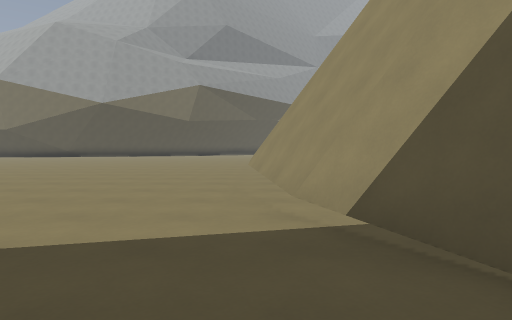
view 1 (above)

24 first-person views from a walk through a 3-D level made in the Godot game engine. The camera is 1.3 m above the floor, tilts 2° down and sees 75° across. The floor is counted in squares, 2 m on a side. Each view is taken from the middle of a square. On the plan, view 1 faces up. The plan holds only what a view shows up to about 10 squares ahead; the rest is blank. The place goes on beyond the plan. Flat picture figures and markers are left out. Door leaves are left out where a doorway can be walked through.

view 2
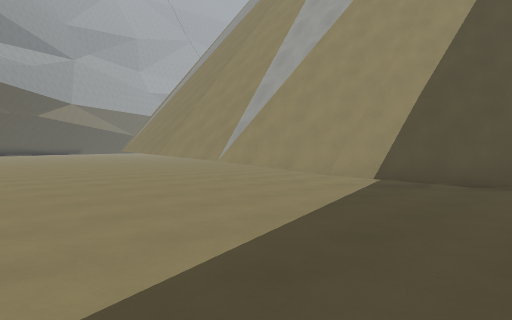

view 3
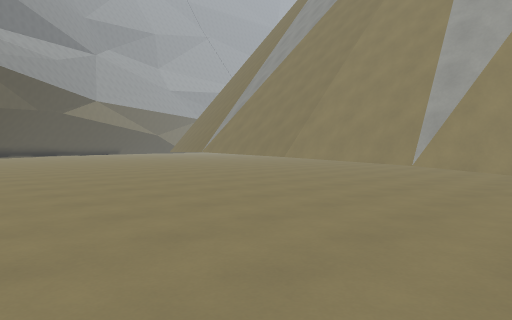

view 4
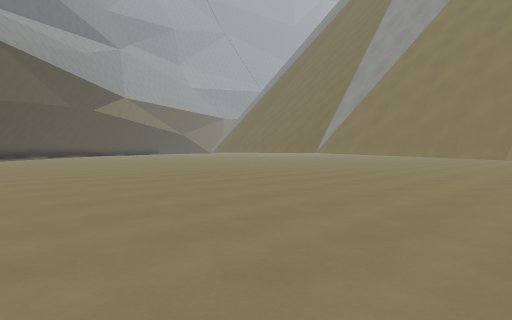

view 5
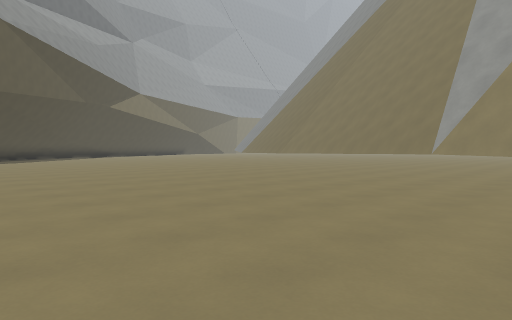

view 6
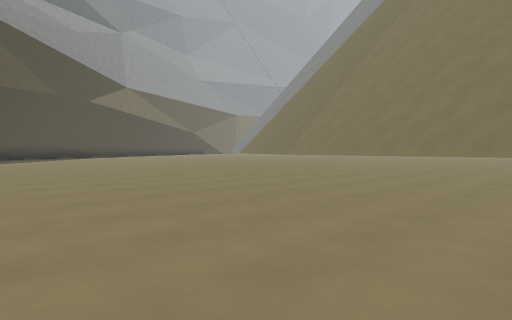

view 7
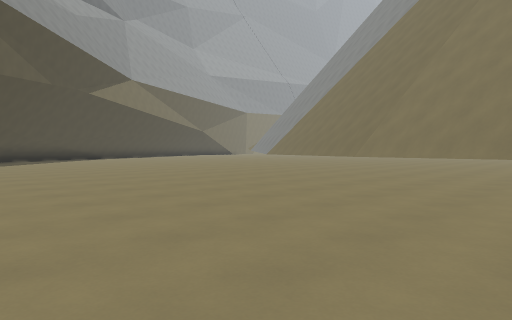

view 8
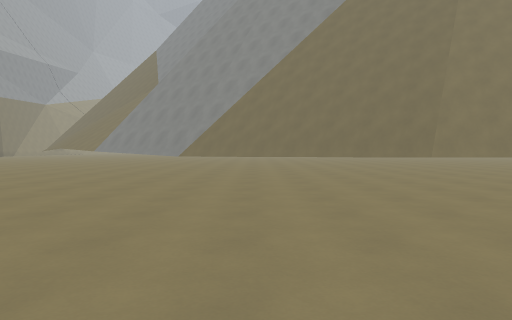

view 9
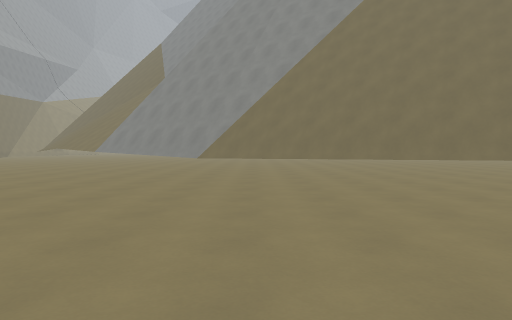

view 10
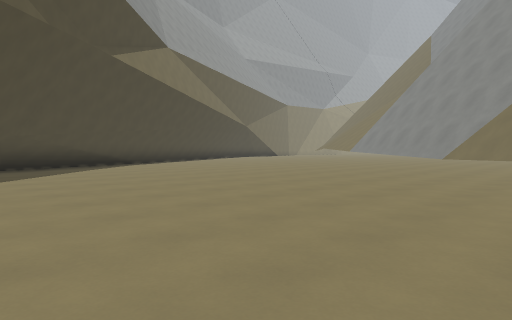

view 11
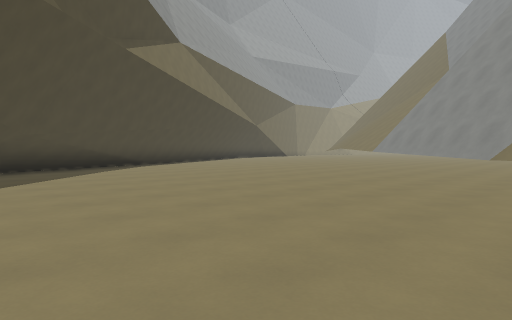

view 12
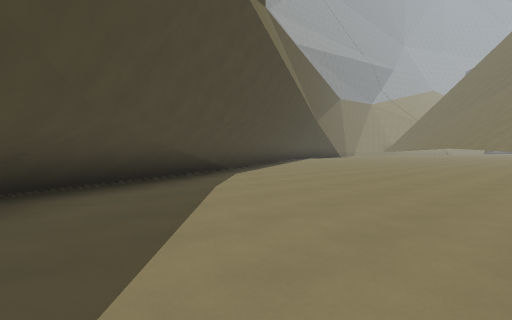

view 13
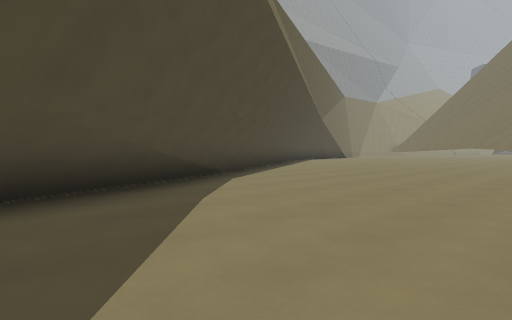

view 14
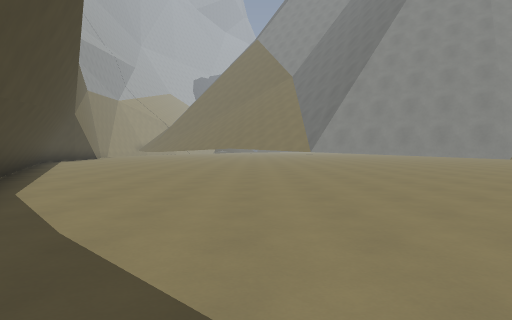

view 15
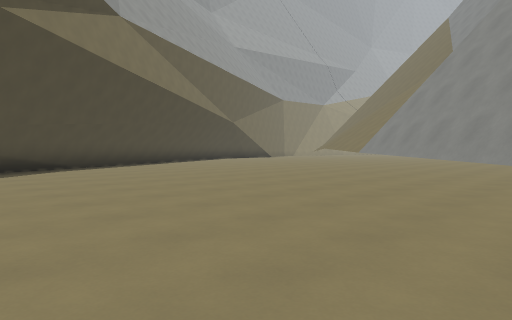

view 16
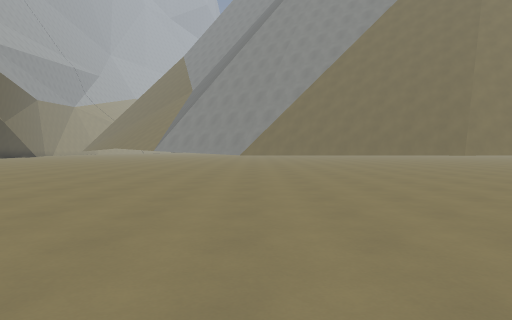

view 17
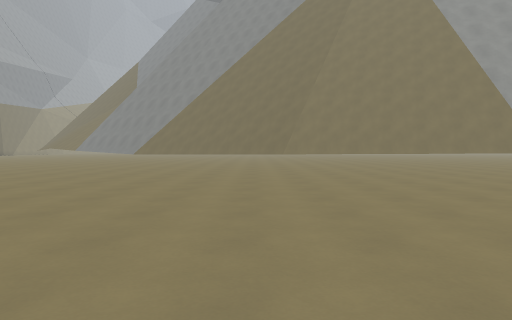

view 18
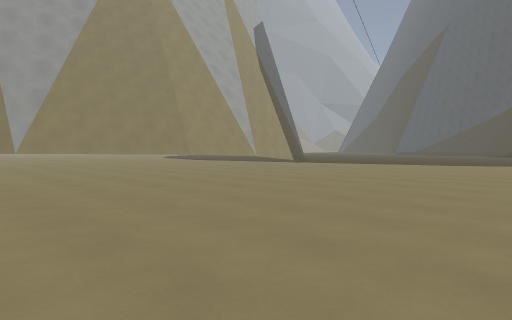

view 19
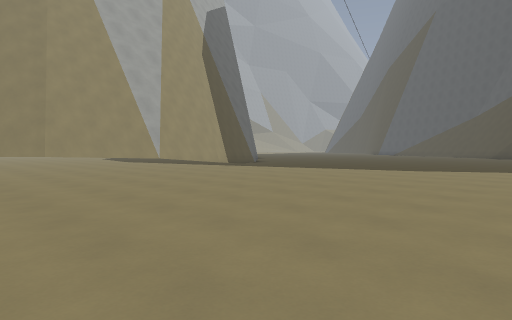

view 20
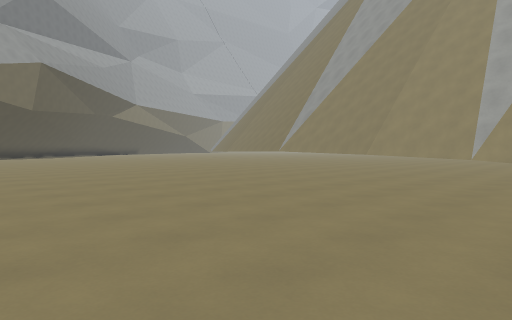

view 21
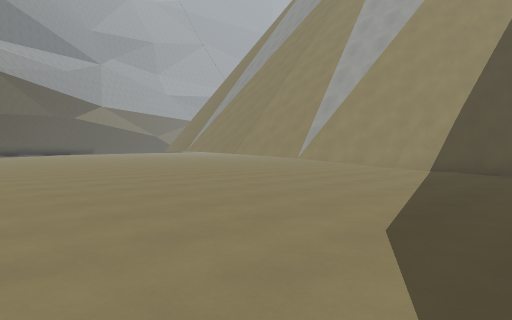

view 22
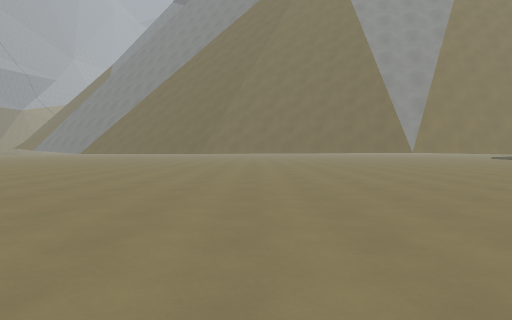

view 23
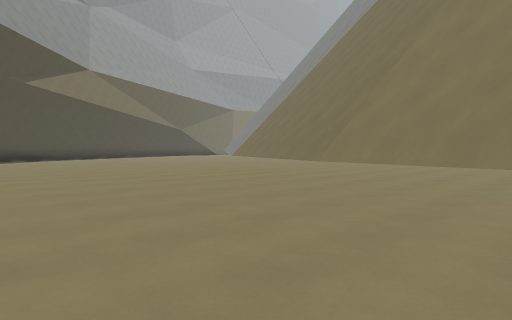

view 24
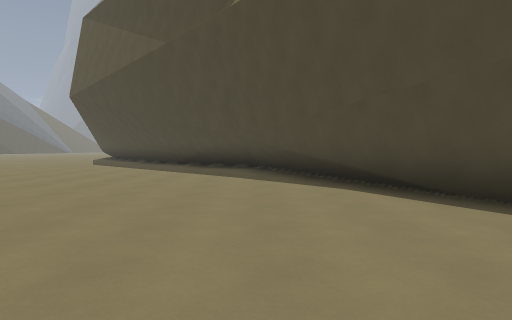

### Floor plan
Points are (right, up) in squares from view 1. A wall is a line through its corners. A room is listed if a view was taken in it or the views show most of it. See-through windows are left out.
Room 1 (views 1, 2, 3, 4, 5, 6, 7, 8, 9, 10, 11, 12, 13, 14, 15, 16, 17, 18, 19, 20, 21, 22, 23, 24)
walls: (0.8, 13.3) (3.6, 20.1); (0.1, 8.9) (0.9, 13.5); (3.5, 19.9) (9.4, 29.7); (3.7, 19.8) (7.5, 26.2); (0, 5.9) (0, 9.1); (0.1, 5.9) (0.1, 9); (0.6, 3.3) (-0.1, 6.1); (0.8, 3.3) (0.1, 6); (1.9, 0.8) (0.5, 3.5); (2.1, 0.8) (0.8, 3.4); (7.4, 26.2) (9.6, 29.3); (9, 39.5) (0.3, 34.9); (9.1, 39.7) (1.8, 35.9)
low walls: (5.4, 38.1) (3.8, 37.2)

Where each view was taken, in squares from view 1:
view 1: 0 up, 0 right, facing up
view 2: 0 up, 5 left, facing up-right
view 3: 4 up, 6 left, facing up-right
view 4: 8 up, 7 left, facing up-right
view 5: 11 up, 7 left, facing up-right
view 6: 13 up, 5 left, facing up-right
view 7: 16 up, 4 left, facing up-right
view 8: 24 up, 4 left, facing right
view 9: 25 up, 2 left, facing right
view 10: 24 up, 2 left, facing up-right
view 11: 25 up, 2 left, facing up-right
view 12: 30 up, 2 left, facing up-right
view 13: 31 up, 1 left, facing up-right
view 14: 33 up, 1 left, facing right
view 15: 26 up, 1 right, facing up-right
view 16: 26 up, 6 left, facing right
view 17: 21 up, 8 left, facing right
view 18: 15 up, 9 left, facing down-right
view 19: 11 up, 9 left, facing down-right
view 20: 4 up, 10 left, facing up-right
view 21: 0 up, 8 left, facing up-right
view 22: 18 up, 9 left, facing right
view 23: 17 up, 1 left, facing up-right
view 24: 35 up, 9 right, facing left
